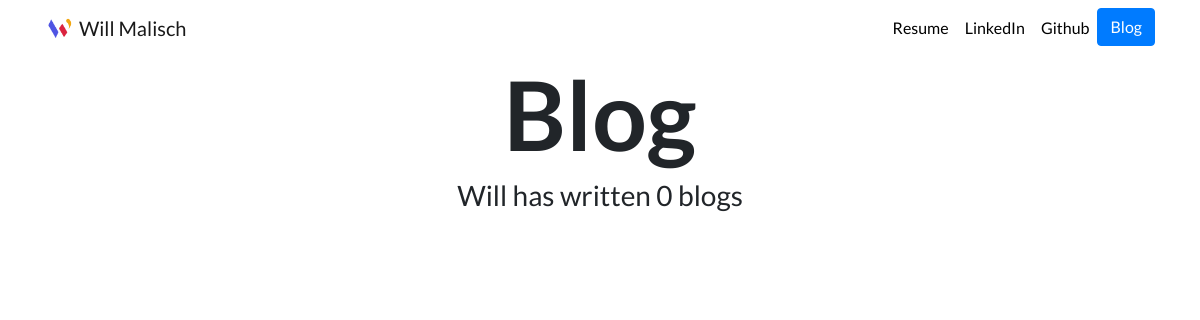
Before: /blog/ with the older database file.
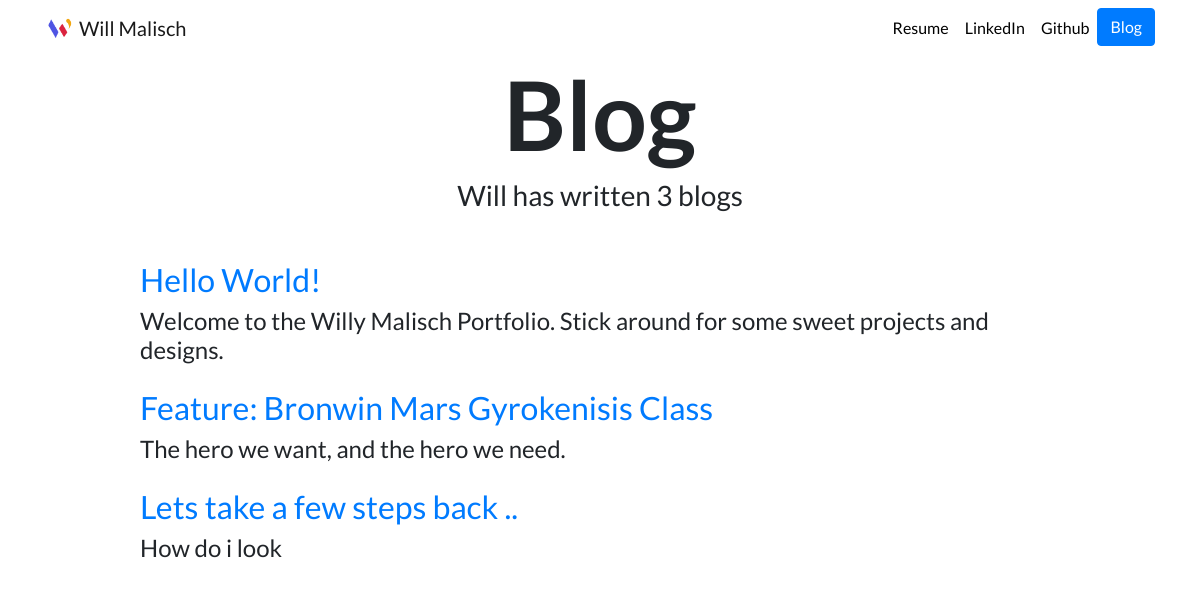
After: the same page with the newer database file.
### blog/models.py (models this page shows, shortened)
class Blog(models.Model):
    title = models.CharField(max_length=100)
    date = models.DateTimeField(auto_now=False)
    tweet = models.CharField(max_length=320)
    url = models.URLField(blank=True)

### blog/views.py (the view)
# urls.py: path('', views.all_blogs,name='all_blogs'),
def all_blogs(request):
    blogs = Blog.objects.order_by('-date')[:6]
    return render(request, 'blog/all_blogs.html', {'blogs':blogs})

### blog/templates/blog/all_blogs.html (shortened to what this page needs)
{% extends "portfolio/base.html" %}
{% load static %}
{% block content %}
<h1 id="blogtitle" class="font-weight-bold text-center">Blog</h1>
<h3 class="text-center mb-5">Will has written {{ blogs.count }} blog{{ blogs.count|pluralize }}</h3>
{% for blog in blogs %}
<div class="row justify-content-center my-3">
  <div class="col-md-10">
    <a href="{% url 'blog:detail' blog.id %}">
      <h2>{{ blog.title }}</h2>
    </a>
    <h4>{{ blog.tweet|striptags|truncatechars:100 }}</h4>
  </div>
</div>
{% endfor %}
{% endblock %}

Changed rows visible on the page:
added Blog: title "Hello World!", tweet "Welcome to the Willy Malisch Portfolio. Stick around for some sweet projects and designs."
added Blog: title "Feature: Bronwin Mars Gyrokenisis Class", tweet "The hero we want, and the hero we need."
added Blog: title "Lets take a few steps back ..", tweet "How do i look"
Other visible differences:
{{ blogs.count }}: "0" → "3"
